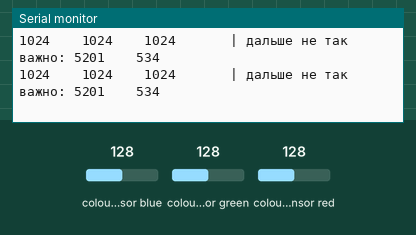
The sketch below on a simulated Arduino Uno, built with avr-gcc and run on an emulated ATmega328P. Parts: the last lines printed to the serial monitor. The test bench sets the inputs (shaded band); at power-on: colour sensor blue 128, colour sensor green 128, colour sensor red 128.

Above: at 1.2 s.
1.3 s: colour sensor blue set to 5
At 1.55 s:
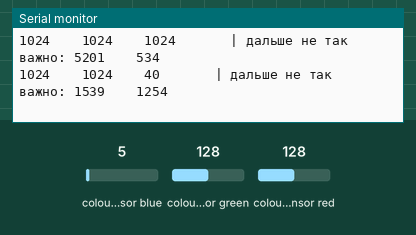
4.3 s: colour sensor green set to 64
At 4.41 s:
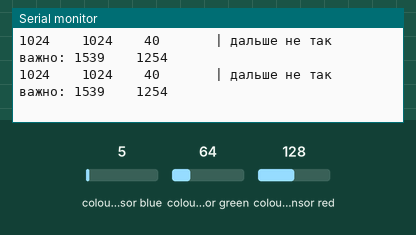
7.3 s: colour sensor red set to 64
At 7.4 s:
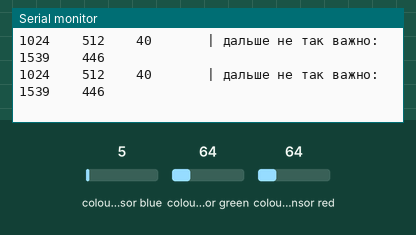
10.3 s: colour sensor blue set to 64
At 10.37 s:
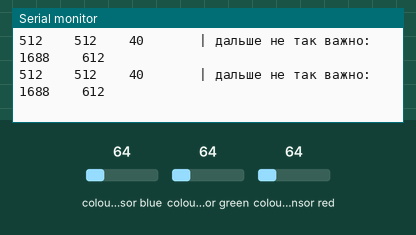
13.3 s: colour sensor green set to 128
At 13.37 s:
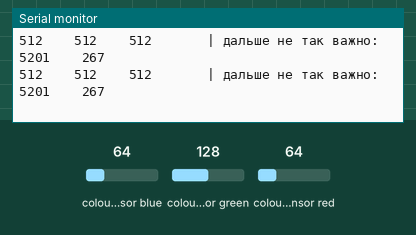
16.3 s: colour sensor red set to 128
At 16.39 s:
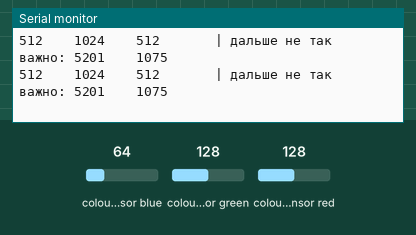
Timing chart, 0 to 19.3 s (numbered marks = the images above; inputs shaded):
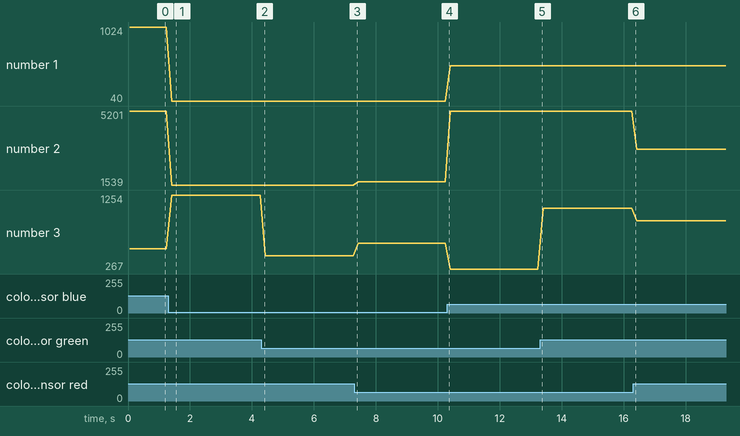

The sketch:

colour_sensor_test.ino
```cpp
#include "Adafruit_TCS34725.h"
#include <Wire.h>

int colour_sensor_array[5]; // red, green, blue, colour_temp, lux
const int colour_sensor_address = 0x29; // по идее ни на что не влияет тк это дефолтный адрес в библиотеке
Adafruit_TCS34725 colour_sensor = Adafruit_TCS34725(TCS34725_INTEGRATIONTIME_614MS, TCS34725_GAIN_1X);

void get_colour_sensor(){
  uint16_t r, g, b, c, colour_temp, lux;

  colour_sensor.getRawData(&r, &g, &b, &c);
  colour_temp = colour_sensor.calculateColorTemperature_dn40(r, g, b, c);
  lux = colour_sensor.calculateLux(r, g, b);

  colour_sensor_array[0] = r;
  colour_sensor_array[1] = g;
  colour_sensor_array[2] = b;
  colour_sensor_array[3] = colour_temp;
  colour_sensor_array[4] = lux;
  return;
  }

void setup() {
  Serial.begin(9600);
  Wire.begin();
  Serial.println("START PROGRAM");

  if(!colour_sensor.begin()) Serial.println("датчик цвета не найден");
}

void loop() {
  get_colour_sensor();

  for (int i = 0; i < 5; i++){
    Serial.print(colour_sensor_array[i]);
    Serial.print("    ");
    if (i == 2) Serial.print("   | дальше не так важно: ");
    }
  Serial.println("");
  delay(100);
}
```

Measured:
- after the input at 1.3 s, the serial monitor: prints a new line after 0.11 s (image 1)
- plotted number 1: 1024 → 40 after the input at 1.3 s
- plotted number 2: 5201 → 1539 after the input at 1.3 s, 1539 → 1688 after the input at 7.3 s, 1688 → 5201 after the input at 10.3 s, 5201 → 3296 after the input at 16.3 s
- plotted number 3: 534 → 1254 after the input at 1.3 s, 1254 → 446 after the input at 4.3 s, 446 → 612 after the input at 7.3 s, 612 → 267 after the input at 10.3 s, 267 → 1075 after the input at 13.3 s
